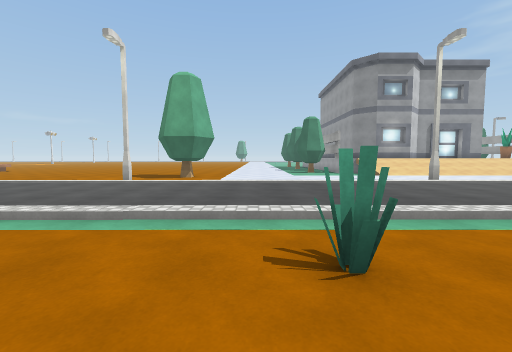
view 1 (above)

23 first-person views from a walk through a 3-D level made in the Unity game engine. The camera is 1.4 m above the floor, tilts 4° down and sees 90° across. The floor is counted in squares, 2 m on a side. Each view is taken from the middle of a square. On the plan, view 1 faces up. The plan holds only what a view shows up to about 9 squares ahead; the rest is blank. The place goes on beyond the plan. Surface patterns are stand-ins for the level's own textures.

view 2
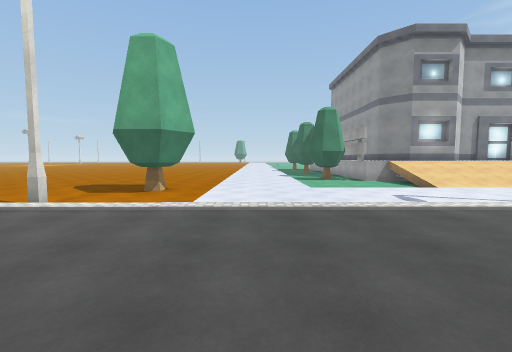

view 3
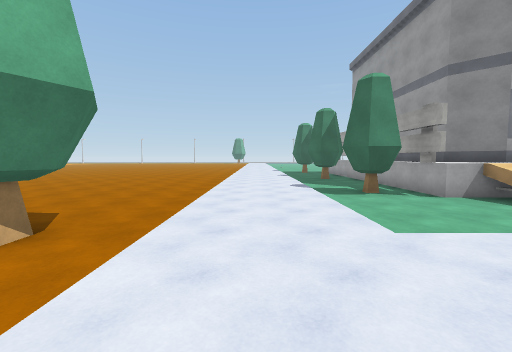

view 4
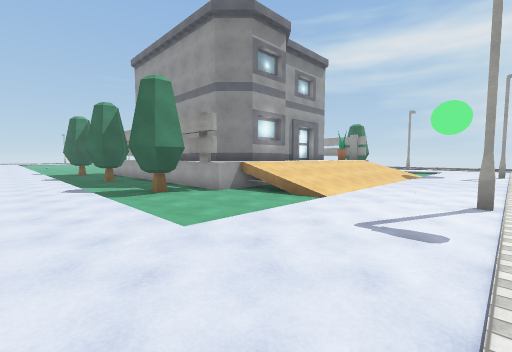

view 5
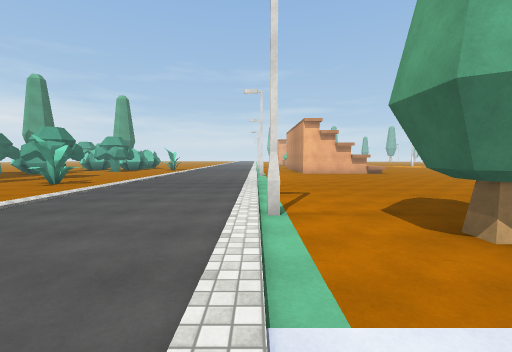

view 6
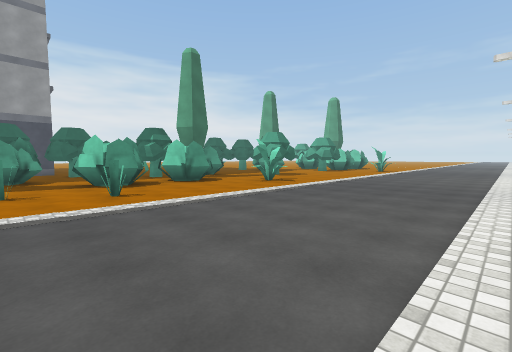

view 7
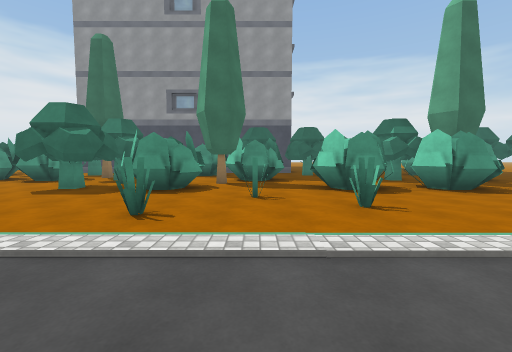

view 8
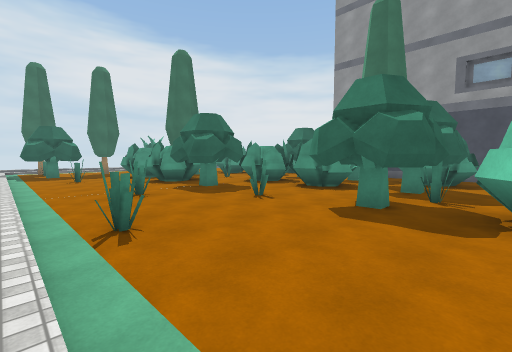

view 9
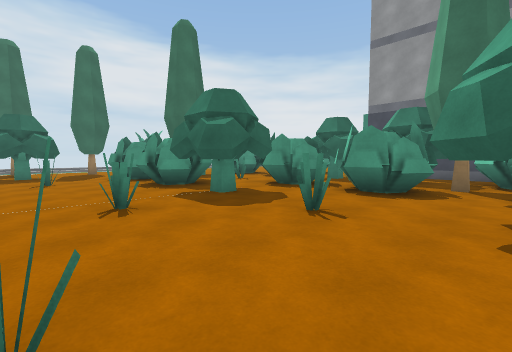

view 10
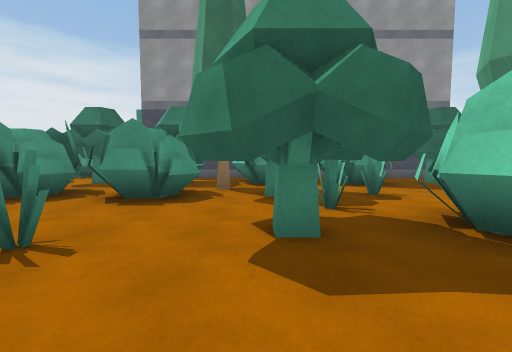

view 11
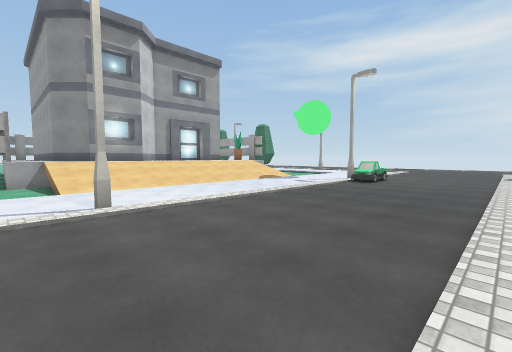

view 12
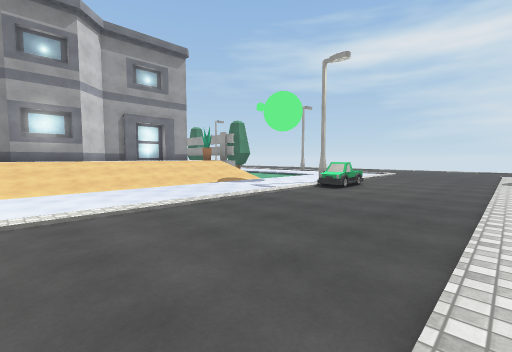

view 13
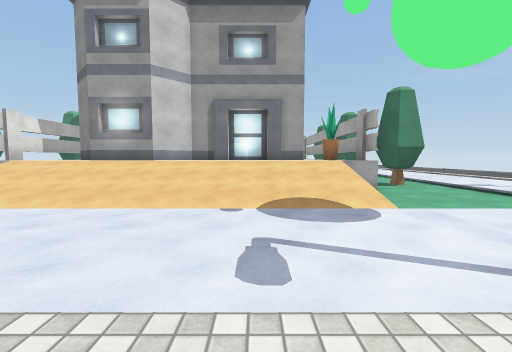

view 14
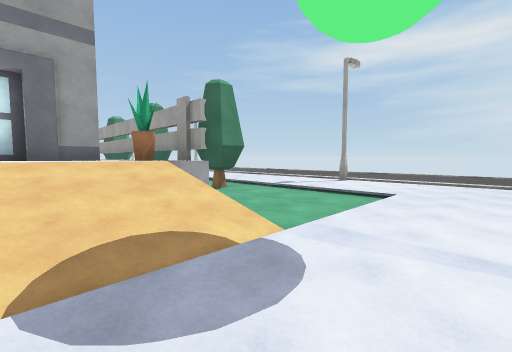

view 15
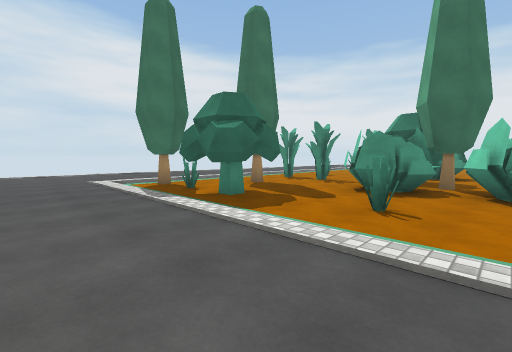

view 16
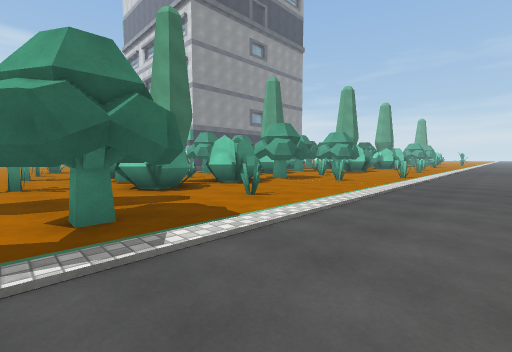

view 17
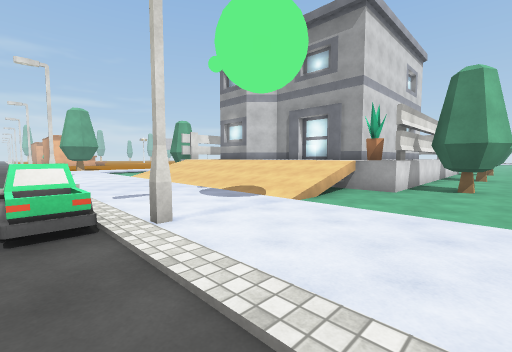

view 18
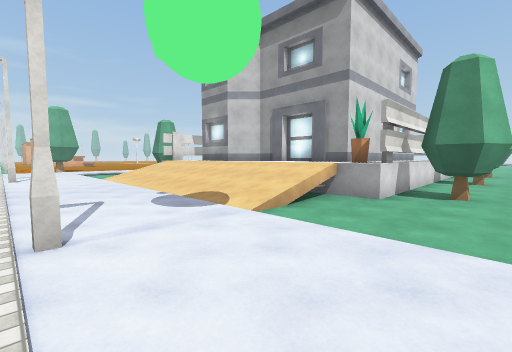

view 19
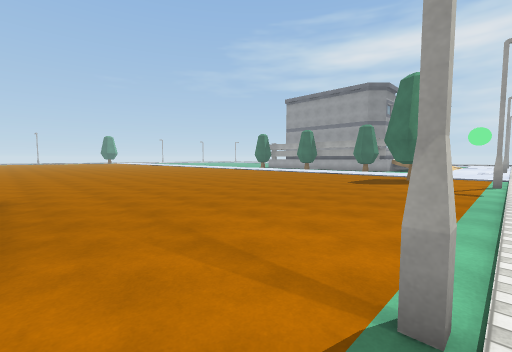

view 20
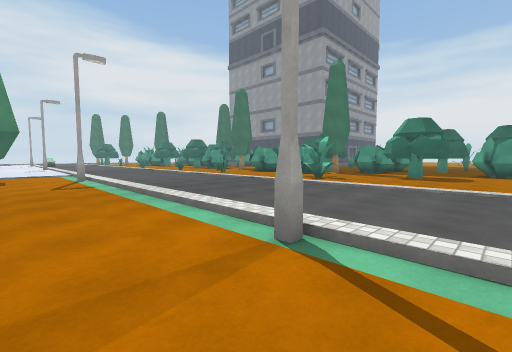

view 21
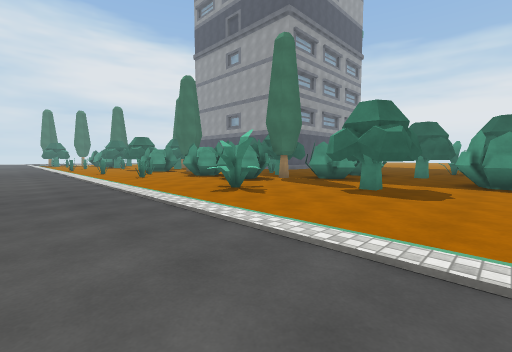

view 22
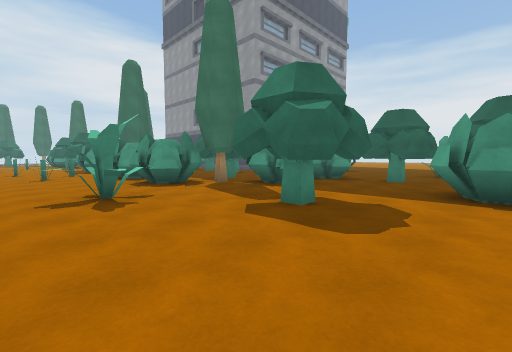

view 23
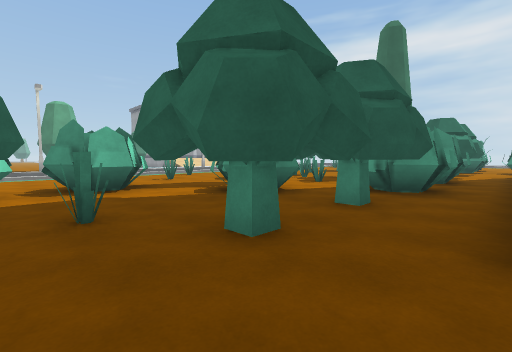

### Floor plan
Key: @ floor where view 1 was taken; # wall or solid block; x gap in a wall; . main floor; : floor 0.25 m higher than the main floor; + floor 1.5 m higher than the main floor; / step, stairs or slope; = window, fence, low wall or low ledge; ^ raised ledge; T tree; B building; R truck; P plant; O other object.
Columns run from 13 left of view 1 to 16 right of it. Each row starts with its distance up from view 1.
 19 ..
 18 ...          .. T          #TT
 17 ....         ...T         +=..
 16 .................        #+=..
 15 .................#     ###+=..
 14 ................T###B# +++P#TT
 13 ^...............T# ++++++++#..
 12  ................./////////...
 11 ................../////////...
 10 ..........TT....../////////...
  9 ..........TT..................
  8 ..............................
  7 /#///////#///:::::#:::::::#:::
  6 .........................RR...
  5 ..............................
  4 ..............................
  3 //////////////////////////////
  2 ..............O...O.........O#
  1 .....OO...O..........O...O..##
  0 .....O......O@................
 -1 ..O#..OOOOO...OO#O.O.O#OO.OO..
 -2 ..##...OOOO...OO##...##OOOOO..
 -3 O...OOT#O...OT..O#.O.OO..T O.#
 -4 OO..OOOO#..OOO.O#OOOOOO.O.O ..
 -5  ....   OO..OOOOOOT  O.  .. ..
 -6 OxO#OO  .#O#OOOOOOOOOO#  OOO#.
 -7  .##OO  .O#O#OOOOOO#O #   O #x
 -8         ...BBBB #BBBBB OO
 -9                        OO

Where each view was taken, in squares from view 1:
view 1: 0 up, 0 right, facing up
view 2: 3 up, 0 right, facing up
view 3: 7 up, 0 right, facing up
view 4: 7 up, 0 right, facing up-right
view 5: 7 up, 0 right, facing left
view 6: 7 up, 1 left, facing down-left
view 7: 5 up, 1 left, facing down
view 8: 3 up, 2 right, facing down-right
view 9: 2 up, 4 right, facing down-right
view 10: 1 up, 4 right, facing down
view 11: 3 up, 4 right, facing up-right
view 12: 3 up, 6 right, facing up-right
view 13: 6 up, 11 right, facing up
view 14: 8 up, 11 right, facing up-right
view 15: 5 up, 11 right, facing down-right
view 16: 5 up, 16 right, facing down-left
view 17: 6 up, 16 right, facing up-left
view 18: 7 up, 16 right, facing up-left
view 19: 7 up, 13 left, facing up-right
view 20: 9 up, 13 left, facing down-right
view 21: 5 up, 13 left, facing down-right
view 22: 2 up, 13 left, facing down-right
view 23: 8 down, 5 left, facing up-right
